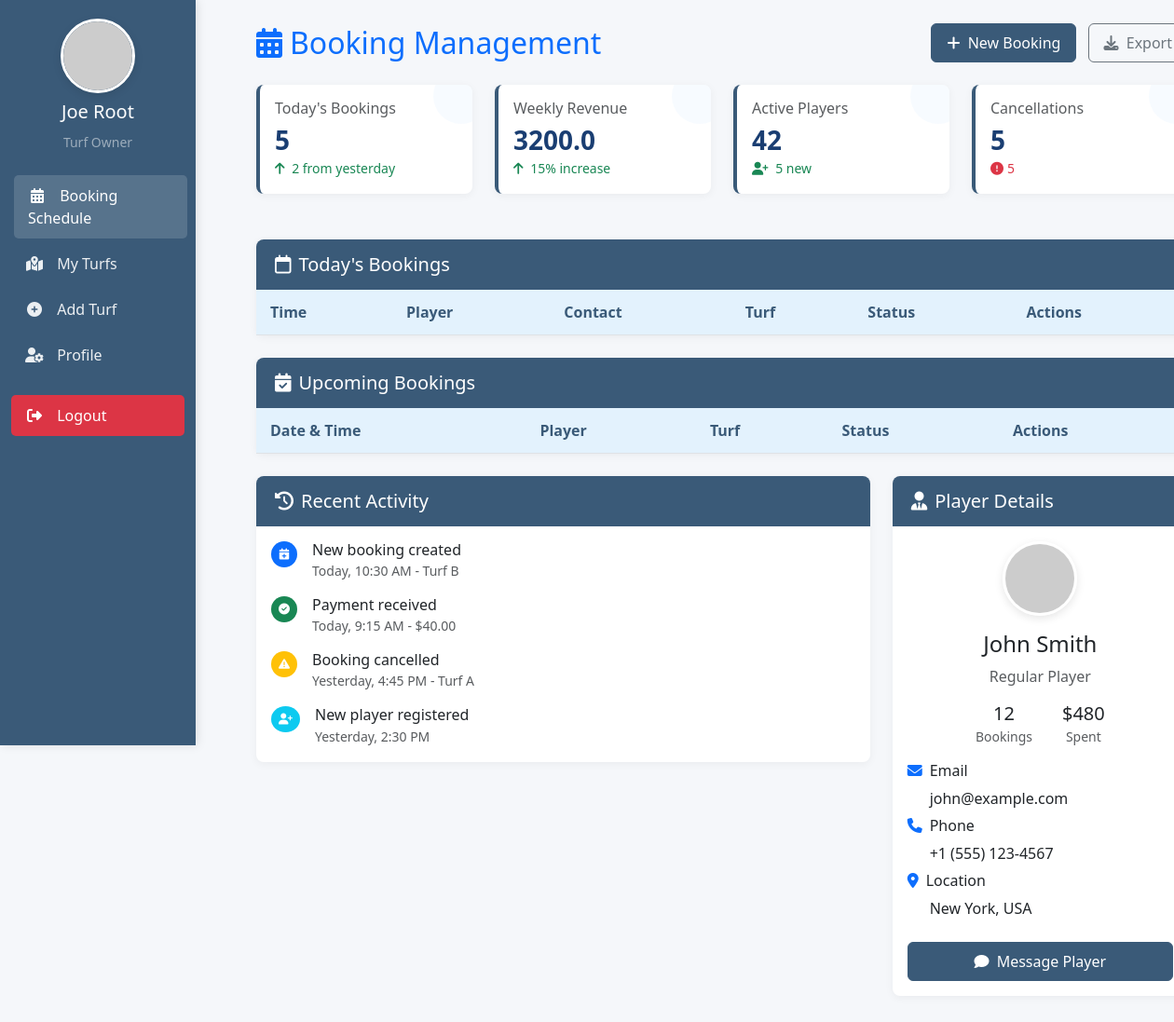
The page /owner_dashboard/ (signed in) on the database as committed earlier.
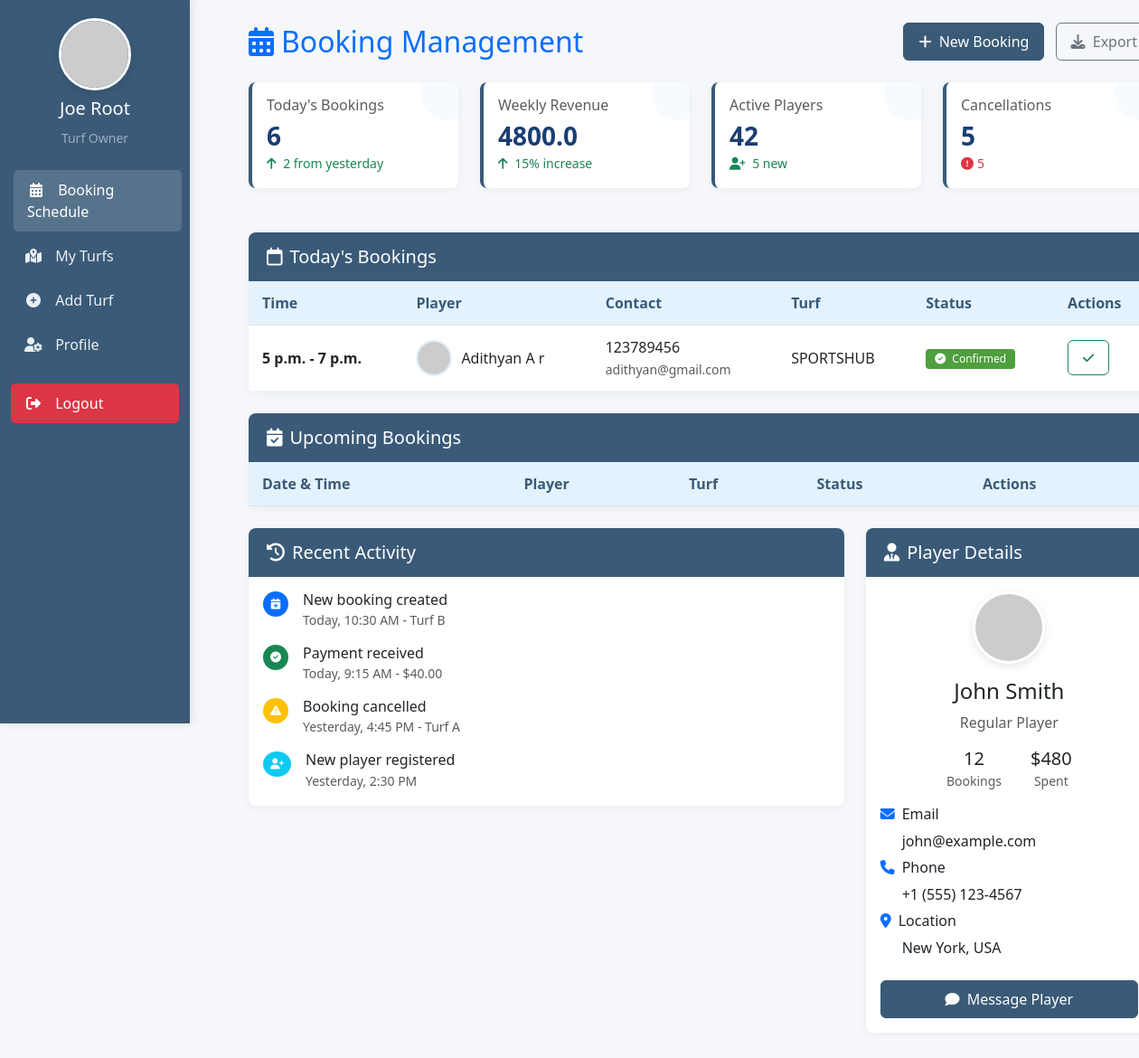
The same page on the database as committed later.
### Turfapp/models.py (models this page shows, shortened)
class Booking(models.Model):
    user = models.ForeignKey(CustomUser, on_delete=models.CASCADE, related_name='bookings')
    turf = models.ForeignKey(Turf_details, on_delete=models.CASCADE, related_name='bookings')
    date = models.DateField()
    start_time = models.TimeField()
    end_time = models.TimeField()
    STATUS_CHOICES =[('pending','pending'),('confirmed','confirmed'),('incomplete', 'Incomplete'),('completed','completed')]
    status = models.CharField(choices=STATUS_CHOICES,default='pending',max_length=15)
    created_at = models.DateTimeField(auto_now_add=True)
    @property
    def duration_hours(self):
        from datetime import datetime, timedelta
        start = datetime.combine(self.date, self.start_time)
        end = datetime.combine(self.date, self.end_time)
        duration = end - start
        return max(duration.total_seconds() / 3600, 0)
    @property
    def total_price(self):
        return self.duration_hours * float(self.turf.price)

class CustomUser(AbstractBaseUser,PermissionsMixin):
    phone = models.CharField(max_length=10,unique=True)
    profile_pic = models.ImageField(upload_to='profile_images/', null=True, blank=True)
    first_name = models.CharField(max_length=15)
    last_name = models.CharField(max_length=15)
    role = models.CharField(max_length=10, choices=[('player', 'Player'), ('owner', 'Owner'), ('admin', 'admin')],default='player')
    email = models.EmailField(unique=True)
    is_active = models.BooleanField(default=True)
    is_staff = models.BooleanField(default=False)
    is_blocked = models.BooleanField(default=False)
    USERNAME_FIELD = "email"
    REQUIRED_FIELDS = ["phone", "first_name", "last_name"]
    objects = UserManager()

class Turf_details(models.Model):
    owner = models.ForeignKey(CustomUser, on_delete=models.CASCADE, related_name='turf')
    name = models.CharField(max_length=20)
    location = models.CharField(max_length=50)
    price = models.CharField(max_length=5)
    opening_time = models.TimeField(null=True, blank=True)
    closing_time = models.TimeField(null=True, blank=True)
    sport_types = models.ManyToManyField(SportType, related_name='turf')
    image = models.ImageField(upload_to='turf_images/', null=True, blank=True)
    length = models.FloatField(null=True, blank=True)
    width = models.FloatField(null=True, blank=True)
    has_floodlight = models.BooleanField(default=False)
    has_drinking_water = models.BooleanField(default=False)
    is_approved = models.BooleanField(default=False)
    PLAYER_CAPACITY_CHOICES = [
        ('5', "5's"),
        ('7', "7's"),
        ('11', "11's"),
    ]
    player_capacity = models.CharField(
        max_length=2,
        choices=PLAYER_CAPACITY_CHOICES,
        null=True,
        blank=True
    )
    extra_features = models.TextField(
        null=True,
        blank=True,
        help_text="Any other features not listed above"
    )
    STATUS_CHOICES =[('enabled','Enabled'),('disabled','Disabled')]
    status = models.CharField(max_length=10,choices=STATUS_CHOICES,default='enabled')

### Turfapp/views.py (the view)
# urls.py: path("owner_dashboard/",views.Owner_dashboard,name='owner_dashboard'),
@login_required
def Owner_dashboard(request):
    today = date.today()
    turfs = Turf_details.objects.filter(owner_id=request.user.id)
    try:
        booking_today = Booking.objects.filter(turf_id__in=turfs, date=today)
        upcoming_booking = Booking.objects.filter(turf_id__in=turfs, date__gt=today)
    except Booking.DoesNotExist:
        booking_today = None
    revenue = weekly_revenue(request.user)
    bookings = Booking.objects.filter(turf__in=turfs)
    no_booking = bookings.count()
    cancelled = Cancelled_booking.objects.filter(turf__in = turfs)
    no_cancelled = cancelled.count()
    return render(request,"owner_dashboard.html",{'booking_today':booking_today,'upcoming_booking':upcoming_booking,"revenue":revenue,'no_booking':no_booking,'no_cancelled':no_cancelled})

### Turfapp/views.py (called while the page is built)
def weekly_revenue(user):
    turfs = Turf_details.objects.filter(owner_id=user.id)
    seven_days_ago = timezone.now() - timedelta(days=7)
    bookings = Booking.objects.filter(turf__in =turfs,status='confirmed',date__gte=seven_days_ago.date())
    revenue=0
    revenue = sum(booking.total_price for booking in bookings)
    return revenue

### Turfapp/templates/owner_dashboard.html (shortened to what the changed rows need)
<!DOCTYPE html>
<html lang="en">
<head>
    <link href="https://cdn.jsdelivr.net/npm/bootstrap@5.3.0/dist/css/bootstrap.min.css" rel="stylesheet">
    <link rel="stylesheet" href="https://cdnjs.cloudflare.com/ajax/libs/font-awesome/6.4.0/css/all.min.css">
    <link rel="stylesheet" href="https://cdn.jsdelivr.net/npm/flatpickr/dist/flatpickr.min.css">
</head>
<body>
    <div class="container-fluid">
        <div class="row">
            <div class="col-lg-10 col-md-9 main-content">
                <div class="d-flex justify-content-between align-items-center mb-4">
                    <h2 class="mb-0 text-primary"><i class="fas fa-calendar-alt me-2"></i>Booking Management</h2>
                </div>
                <div class="row mb-4">
                    <div class="col-md-3">
                        <div class="card dashboard-card stat-card">
                            <div class="card-body">
                                <h6 class="text-muted">Today's Bookings</h6>
                                <h3 class="mb-0">{{no_booking}}</h3>
                                <small class="text-success">
                                    <i class="fas fa-arrow-up me-1"></i> 2 from yesterday
                                </small>
                            </div>
                        </div>
                    </div>
                    <div class="col-md-3">
                        <div class="card dashboard-card stat-card">
                            <div class="card-body">
                                <h6 class="text-muted">Weekly Revenue</h6>
                                <h3 class="mb-0">{{revenue}}</h3>
                                <small class="text-success">
                                    <i class="fas fa-arrow-up me-1"></i> 15% increase
                                </small>
                            </div>
                        </div>
                    </div>
                </div>
                <div class="card dashboard-card mb-4">
                    <div class="card-body p-0">
                        <div class="table-responsive">
                            <table class="table table-hover mb-0">
                                <thead>
                                    <tr>
                                        <th>Time</th>
                                        <th>Player</th>
                                        <th>Contact</th>
                                        <th>Turf</th>
                                        <th>Status</th>
                                        <th>Actions</th>
                                    </tr>
                                </thead>
                                <tbody>
                                    {% for booking in booking_today %}
                                    <tr>
                                        <td>
                                            <strong>{{ booking.start_time }} - {{ booking.end_time }}</strong>
                                        </td>
                                        <td>
                                            <div class="d-flex align-items-center">
                                                <img src="https://ui-avatars.com/api/?name={{ booking.user.first_name }}+{{ booking.user.last_name }}&background=3a5a78&color=fff"
                                                    alt="Player" class="player-avatar">
                                                <span>{{ booking.user.first_name|capfirst }} {{ booking.user.last_name|capfirst }}</span>
                                            </div>
                                        </td>
                                        <td>
                                            {{ booking.user.phone }}<br>
                                            <small class="text-muted">{{ booking.user.email }}</small>
                                        </td>
                                        <td>{{ booking.turf.name|upper }}</td>
                                        <td>
                                            {% if booking.status == 'confirmed' %}
                                            <span class="badge badge-confirmed">
                                                <i class="fas fa-check-circle me-1"></i> Confirmed
                                            </span>
                                            {% elif booking.status == 'pending' %}
                                            <span class="badge bg-warning text-white">
                                                <i class="fas fa-clock  me-1"></i>Pending
                                            </span>
                                            {% else %}
                                            <span class="badge bg-danger text-white">
                                                <i class="fas fa-times-circle me-1" ></i>Declined
                                            </span>
                                            {% endif %}
                                        </td>
                                        <td>
                                            <form method="post" action="{% url 'confirm_booking' booking.id %}"
                                                style="display: inline;">
                                                <button type="submit" class="btn btn-sm btn-outline-success"
                                                    title="Confirm">
                                                    <i class="fas fa-check"></i>
                                                </button>
                                            </form>
                                        </td>
                                    </tr>
                                    {% endfor %}
                                </tbody>
                            </table>
                        </div>
                    </div>
                </div>
                <div class="card dashboard-card mb-4">
                    <div class="card-body p-0">
                        <div class="table-responsive">
                            <table class="table table-hover mb-0">
                                <thead>
                                    <tr>
                                        <th>Date & Time</th>
                                        <th>Player</th>
                                        <th>Turf</th>
                                        <th>Status</th>
                                        <th>Actions</th>
                                    </tr>
                                </thead>
                            </table>
                        </div>
                    </div>
                </div>
            </div>
        </div>
    </div>
</body>
</html>

Rows that differ between the two databases and show on the page:
added Booking: start_time "5 p.m.", end_time "7 p.m.", user.first_name "Adithyan", user.last_name "A r", user.phone "123789456", user.email "adithyan@gmail.com", turf.name "SPORTSHUB", status "confirmed" (drawn)
Other text that changed with them:
{{ no_booking }}: "5" → "6"
{{ revenue }}: "3200.0" → "4800.0"
